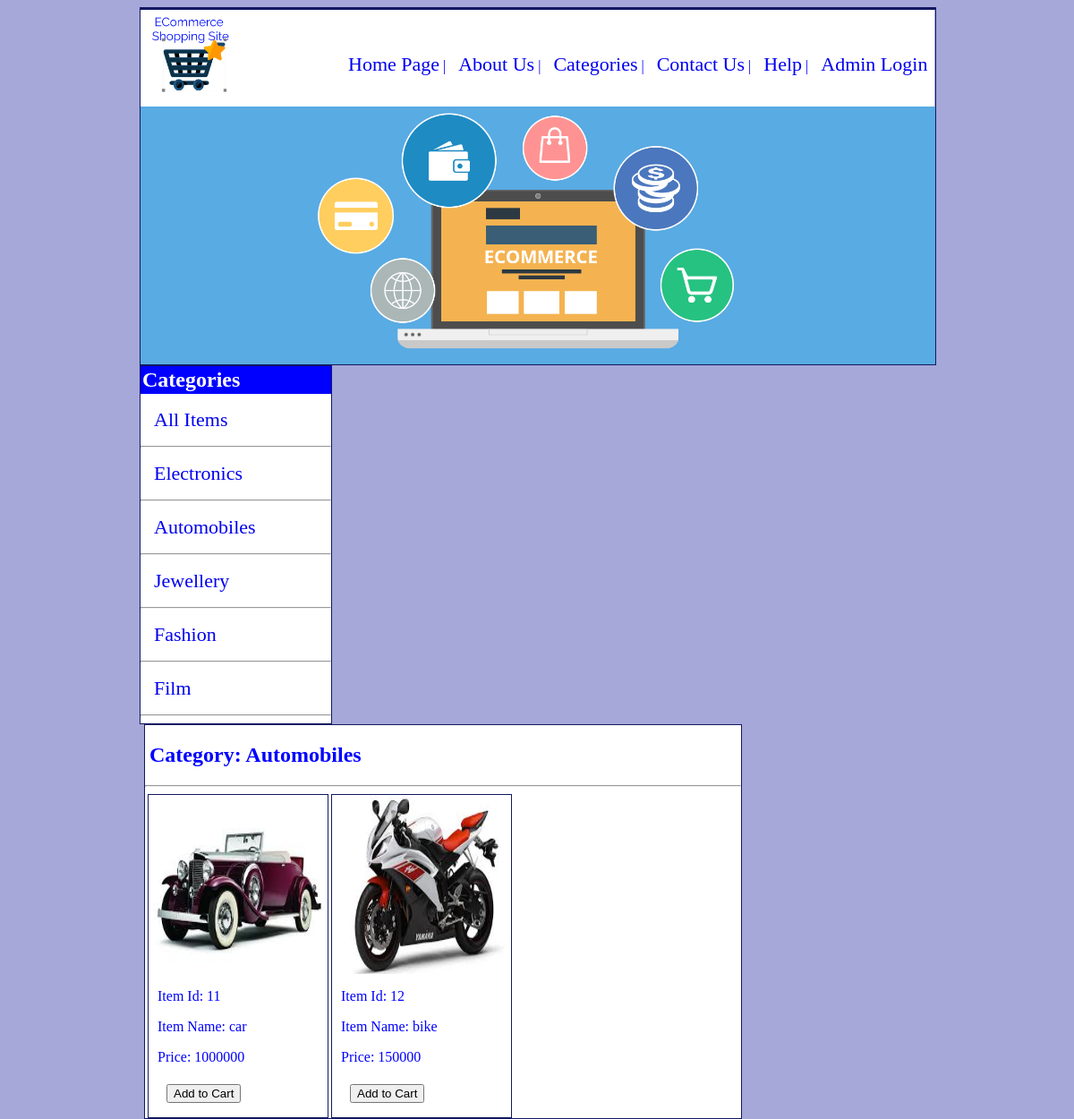
/mangesh/automobiles.php, run on the app's committed database.
### tables this page shows
CREATE TABLE `items_table` (
  `items_id` int(11) NOT NULL,
  `category` varchar(1000) NOT NULL,
  `item_name` varchar(1000) NOT NULL,
  `item_cost` varchar(1000) NOT NULL,
  `image` varchar(2000) NOT NULL
);

### mangesh/automobiles.php (the view, shortened to what this page needs)
<html>
<head>
    <link href="css/style.css" rel="stylesheet" type="text/css" />
</head>
<body>
<div class="main">
    <?php include('header.php');?>
    <?php include('banner.php');?>
    <?php include('sidemenu.php');?>
    <div class="side">
        <h2>Category: Automobiles</h2><hr/>
        <?php
        		$conn = mysqli_connect("localhost","root","","mangesh_cp_db");
				$query = "SELECT * FROM `items_table` where category = 'Automobiles'";
				$queryresult = mysqli_query($conn, $query);
				while($data = mysqli_fetch_array($queryresult))
					{
						$items_id = $data['items_id'];
						$item_name = $data['item_name'];
						$item_cost = $data['item_cost'];
						$image = $data['image'];
			?>
        <div class="items">
        	<img src="images/<?php echo $image;?>" alt="Image Not Available" />
            <p>Item Id: <?php echo $items_id;?></p>
            <p>Item Name: <?php echo $item_name;?></p>
            <p>Price: <?php echo $item_cost;?></p>
            <p><a href="buyitem.php?id=<?php echo $items_id;?> "><input type="submit" value="Add to Cart" /></a></p>
        </div>
        <?php
					}
		?>
   	</div>
</div>
</body>
</html>

### mangesh/header.php
<html>
<head>
<link href="css/style.css" rel="stylesheet" type="text/css" />
</head>
<body>
	<div class="header">
    	<div class="headerleft"><a href="index.php"><img src="images/headerlogo.png" /></a></div>
        <div class="headerright">
        	<div class="headerrightup"></div>
        	<div class="headerrightdown">
            	<a href="index.php">Home Page</a> |
                <a href="aboutus.php">About Us</a> |
                <a href="category.php">Categories</a> |
                <a href="contactus.php">Contact Us</a> |
                <a href="help/help.pdf">Help</a> |
                <a href="adminlogin.php">Admin Login</a>
            </div>
        </div>
   	</div>
</body>
</html>

### mangesh/banner.php
<html>
<head>
<link href="css/style.css" rel="stylesheet" type="text/css" />
</head>
<body>
	<div class="banner">
    	<img src="images/banner.png" />
   	</div>
</body>
</html>

### mangesh/sidemenu.php
<html>
<head>
<link href="css/style.css" rel="stylesheet" type="text/css" />
</head>
<body>
	<div class="sidemenu">
    	<div class="sidemenuheader"><b>Categories</b></div>
        <p><a href="index.php" />All Items</a></p><hr/>
    	<p><a href="electronics.php" />Electronics</a></p><hr/>
        <p><a href="automobiles.php" />Automobiles</a></p><hr/>
        <p><a href="jewellery.php" />Jewellery</a></p><hr/>
        <p><a href="fashion.php" />Fashion</a></p><hr/>
        <p><a href="film.php" />Film</a></p><hr/>
   	</div>
</body>
</html>

### mangesh/css/style.css (style rules this page uses)
body { background-color:#a5a8d8; }
.main { margin:auto; width:75%; background-color:white; color:blue; }
.main p, h2, h3 { padding-left:5px; }
.header { width:100%; border:solid #121862 1px; }
.header img { padding:5px; height:100px; }
.headerleft { width:25%; float:left; }
.headerright { width:75%; float:left; }
.headerright a { text-decoration:none; font-size:22px; padding-left:10px; }
.headerrightup { height:50px; }
.banner { width:100%; border:solid #121862 1px; }
.banner img { width:100%; }
.sidemenu { width:24%; background-color:white; border:solid #121862 1px; float:left }
.sidemenu a { text-decoration:none; font-size:22px; padding-left:10px; }
.sidemenuheader { background-color:blue; color:white; width:98%; padding:2px; font-size:24px; }
.side { width:75%; border:solid #121862 1px; margin-left:5px; float:left; background-color:white; }
.side a { text-decoration:none; font-size:22px; padding-left:10px; }
.items { width:200px; border:solid #121862 1px; margin-left:3px; float:left; }
.items img { width:200px; height:200px; }
.items p { padding-left:10px; }

### data on the page
items_table: image (picture), items_id "11", item_name "car", item_cost "1000000"
items_table: image (picture), items_id "12", item_name "bike", item_cost "150000"
